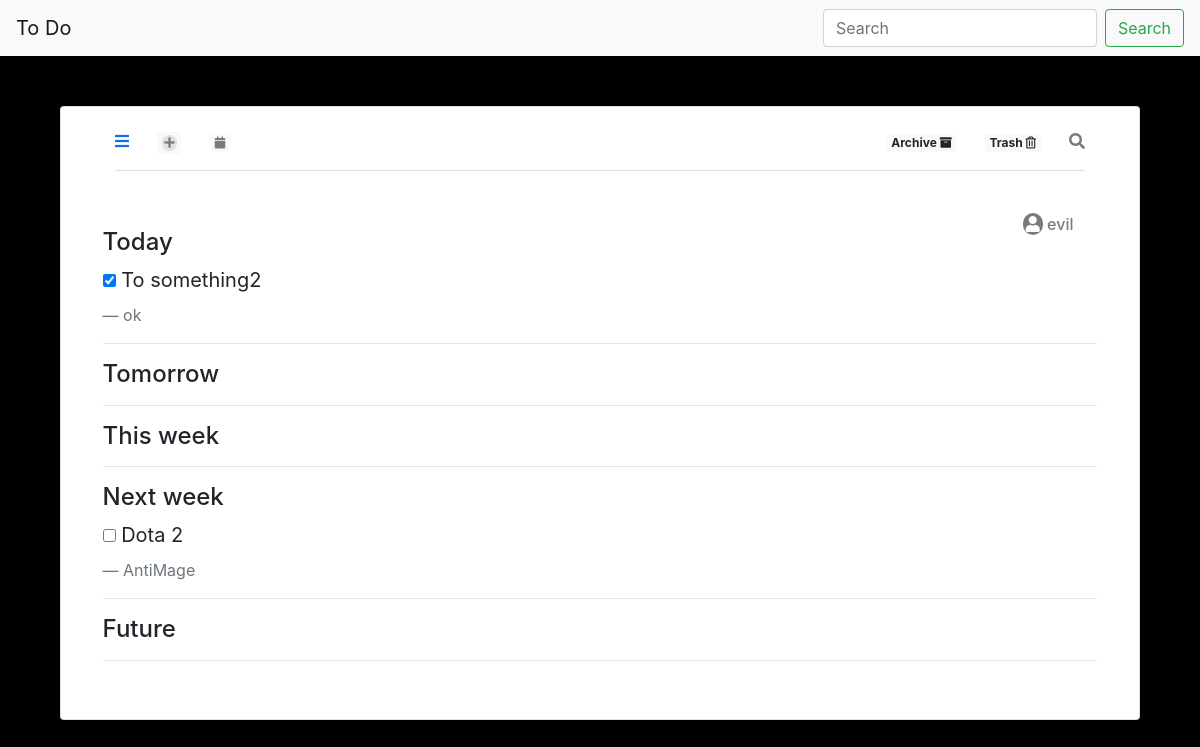
Page /note/archive/ (signed in) on the committed database.
### notes/models.py (models this page shows)
class Users_notes(models.Model):
	user = models.OneToOneField(User, on_delete = models.CASCADE)
	notes = models.ManyToManyField(ToDoList_data, blank = True)

class ToDoList_data(models.Model):
	title = models.TextField()
	text = models.TextField()
	when = models.CharField(max_length = 20, choices = WHEN, default = 'Today')
	date_created = models.DateTimeField()
	done = models.BooleanField(default = False)
	archive = models.BooleanField(default = False)
	deleted = models.BooleanField(default = False)
	user = models.ForeignKey(User, on_delete = models.CASCADE)

### notes/views.py (the view)
# urls.py: path('archive/', note_view.Archive.as_view(), name = 'archive_view'),
class Archive(TemplateView):
	model = Users_notes
	template_name = "notes/archive.html"
	def get_context_data(self, **kwargs):
		context = super().get_context_data(**kwargs)
		context['data'] = Users_notes.objects.get(user = self.request.user)
		context['sort_by_when'] = ['Today', 'Tomorrow', 'This week', 'Next week', 'Future']
		return context

### templates/notes/archive.html
{% include '../include/header.html' %}
            <div class="card-body">
                <span class = "float-right">
                    <i class = "fas fa-user"></i>
                    <span class = "mr-4">{{ data.user }}</span>
                </span>
                {% for time in sort_by_when %}
                    <p>
                        <h4> {{ time }}</h4>
                        {% for datas in data.user.users_notes.notes.all %}
                            {% if time == datas.get_when_display and datas.archive == True %}
                                <blockquote class="blockquote">
                                    <p class="mb-0">
                                        <input type = "checkbox" value = "{{ datas.id }}" id = "{{ datas.id }}" {% if datas.done == True %} checked {% endif %}>
                                        <label for = "{{ datas.id }}">{{ datas.title }}</label>
                                    </p>
                                    <footer class="blockquote-footer">{{ datas.text }}</footer>
                                </blockquote>
                            {% endif %}
                        {% endfor %}
                    </p>
                    <hr>
                {% endfor %}
            </div>
        </div>
    </div>
</body>
</html>

### static/css/style.css (style rules this page uses)
body { background-color: #000 }
.float-right { color: #7a7a7a; font-weight: 450 }
.fa-thumb-tack, .fa-exchange, .fa-user { background-color: #7a7a7a; color: white; display: inline-block; border-radius: 25px; padding: 3px }
.card-body { margin: 2% }

### rows in the picture
Users_notes: user "evil"
ToDoList_data: done "☑", title "To something2", text "ok"
ToDoList_data: title "Dota 2", text "AntiMage"

### other values in the picture
{{ time }} "Today" "Tomorrow" "This week" "Next week" "Future"
